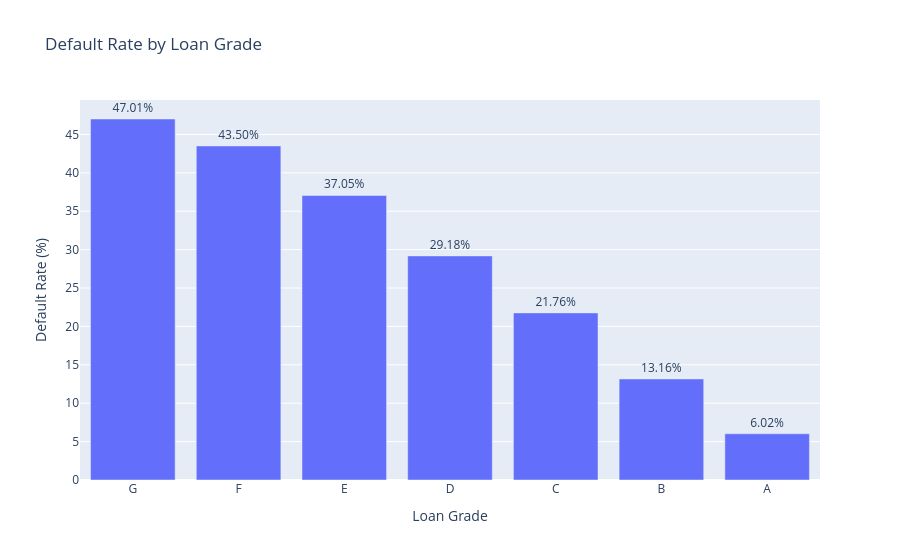

Notebook source saved alongside this figure:
### Code cell
import plotly.express as px

grade_default_df = grade_default.reset_index()
grade_default_df.columns = ["grade", "default_rate"]

fig = px.bar(
    grade_default_df,
    x="grade",
    y="default_rate",
    text="default_rate",
    title="Default Rate by Loan Grade",
    labels={
        "grade": "Loan Grade",
        "default_rate": "Default Rate (%)"
    }
)

fig.update_traces(texttemplate="%{text:.2f}%", textposition="outside")
fig.show()

### Figure 1 — Plotly figure (JSON) as saved in the notebook; plotly's stock layout.template omitted (floating-point values rounded to 4 significant figures)
{"data": [{"hovertemplate": "Loan Grade=%{x}<br>Default Rate (%)=%{text}<extra></extra>", "legendgroup": "", "marker": {"color": "#636efa", "pattern": {"shape": ""}}, "name": "", "orientation": "v", "showlegend": false, "text": [47.01, 43.5, 37.05, 29.18, 21.76, 13.16, 6.02], "textposition": "outside", "texttemplate": "%{text:.2f}%", "type": "bar", "x": ["G", "F", "E", "D", "C", "B", "A"], "xaxis": "x", "y": [47.01, 43.5, 37.05, 29.18, 21.76, 13.16, 6.02], "yaxis": "y"}], "layout": {"barmode": "relative", "legend": {"tracegroupgap": 0}, "title": {"text": "Default Rate by Loan Grade"}, "xaxis": {"anchor": "y", "domain": [0, 1], "title": {"text": "Loan Grade"}}, "yaxis": {"anchor": "x", "domain": [0, 1], "title": {"text": "Default Rate (%)"}}}}
